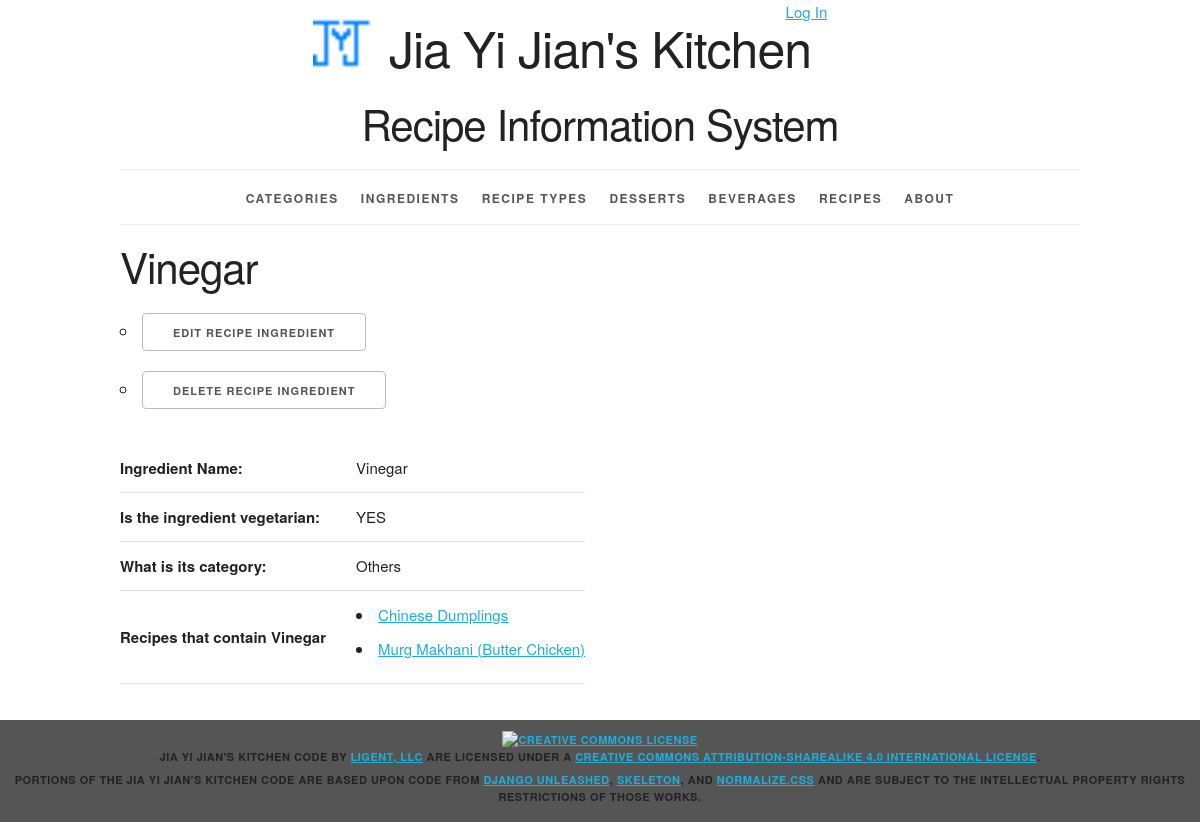
Page /ingredients/207/ on the committed database.
### recipeinfo/models.py (models this page shows, shortened)
class Ingredient(models.Model):
    ingredient_id = models.AutoField(primary_key=True)
    ingredient_name = models.CharField(max_length=45, unique=True)
    is_vegetarian = models.IntegerField()
    category = models.ForeignKey(Category, related_name='ingredients', on_delete=models.PROTECT)
    def get_update_url(self):
        return reverse('recipeinfo_ingredient_update_urlpattern', kwargs={'pk': self.pk})
    def get_delete_url(self):
        return reverse('recipeinfo_ingredient_delete_urlpattern',kwargs={'pk': self.pk})
    class Meta:
        ordering = ['ingredient_name']

class Category(models.Model):
    category_id = models.AutoField(primary_key=True)
    category_name = models.CharField(max_length=45, unique=True)
    def __str__(self):
        return '%s' % self.category_name
    class Meta:
        ordering = ['category_name']

class Recipe_Ingredient(models.Model):
    recipe_ingredient_id = models.AutoField(primary_key=True)
    ingredient = models.ForeignKey(Ingredient, related_name='recipe_ingredients', on_delete=models.PROTECT)
    recipe = models.ForeignKey(Recipe, related_name='recipe_ingredients', on_delete=models.PROTECT)

class Recipe(models.Model):
    recipe_id = models.AutoField(primary_key=True)
    recipe_name = models.CharField(max_length=45)
    recipe_type = models.ForeignKey(Recipe_Type, related_name='recipes', on_delete=models.PROTECT)
    beverage = models.ForeignKey(Beverage, related_name='recipes', on_delete=models.PROTECT)
    dessert = models.ForeignKey(Dessert, related_name='recipes', on_delete=models.PROTECT, null=True)
    def __str__(self):
        return '%s' % (self.recipe_name)
    def get_absolute_url(self):
        return reverse('recipeinfo_recipe_detail_urlpattern', kwargs={'pk': self.pk})
    class Meta:
        ordering = ['recipe_name']
        unique_together = (('recipe_type', 'recipe_name'))

### recipeinfo/views.py (the view)
class IngredientDetail(View):
    def get(self, request, pk):
        ingredient = get_object_or_404(Ingredient, pk=pk)
        recipe_ingredient_list = ingredient.recipe_ingredients.all()
        if ingredient.is_vegetarian == 0:
            is_vegetarian = 'NO'
        else:
            is_vegetarian = 'YES'
        return render(
            request,
            'recipeinfo/ingredient_detail.html',
            {'ingredient': ingredient, 'is_vegetarian': is_vegetarian, 'recipe_ingredient_list': recipe_ingredient_list}
        )

### recipeinfo/templates/recipeinfo/ingredient_detail.html (shortened to what this page needs)
{% extends 'recipeinfo/base.html' %}
{% block content %}
<h2>{{ ingredient.ingredient_name }}</h2>
    <ul>
    <li><a href="{{ ingredient.get_update_url }}"
        class="button">Edit Recipe Ingredient</a> </li>
    <li><a href="{{ ingredient.get_delete_url }}"
        class="button">Delete Recipe Ingredient</a></li>
    </ul>
<section>
    <table>
        <tr>
            <th>Ingredient Name:</th>
            <td>{{ ingredient.ingredient_name }}</td>
        </tr>
        <tr>
            <th>Is the ingredient vegetarian:</th>
            <td>{{ is_vegetarian }}</td>
        </tr>
        <tr>
            <th>What is its category:</th>
            <td>{{ ingredient.category }}</td>
        </tr>
            <th>Recipes that contain {{ ingredient.ingredient_name }}</th>
            <td>{% for ri in recipe_ingredient_list %}
        <li>
            <a href="{{ ri.recipe.get_absolute_url }}">{{ ri.recipe }}</a>
        </li>
        {% empty %}
        <li><em>The ingredient are currently not included in any recipes.</em></li>
        {% endfor %}</td>
    </table>
</section>
{% endblock %}

### recipeinfo/static/recipeinfo/skeleton.css (style rules this page uses)
html { font-size: 62.5%; }
body { font-size: 1.5em; line-height: 1.6; font-weight: 400; font-family: "Raleway", "HelveticaNeue", "Helvetica Neue", Helvetica, Arial, sans-serif; color: #222; }
h1, h2, h3, h4, h5, h6 { margin-top: 0; margin-bottom: 2rem; font-weight: 300; }
h2 { font-size: 3.6rem; line-height: 1.25; letter-spacing: -.1rem; }
@media (min-width: 550px) { h2 { font-size: 4.2rem; } }
a { color: #1EAEDB; }
.button, button, input[type="submit"], input[type="reset"], input[type="button"] { display: inline-block; height: 38px; padding: 0 30px; color: #555; text-align: center; font-size: 11px; font-weight: 600; line-height: 38px; letter-spacing: .1rem; text-transform: uppercase; text-decoration: none; white-space: nowrap; background-color: transparent; border-radius: 4px; border: 1px solid #bbb; cursor: pointer; box-sizing: border-box; }
ul { list-style: circle inside; }
ol, ul { padding-left: 0; margin-top: 0; }
li { margin-bottom: 1rem; }
th, td { padding: 12px 15px; text-align: left; border-bottom: 1px solid #E1E1E1; }
th:first-child, td:first-child { padding-left: 0; }
th:last-child, td:last-child { padding-right: 0; }
button, .button { margin-bottom: 1rem; }
pre, blockquote, dl, figure, table, p, ul, ol, form { margin-bottom: 2.5rem; }

### recipeinfo/static/recipeinfo/style.css (style rules this page uses)
html { height: 100%; background-color: #555; }
body { background-color: white; }

### rows in the picture
Ingredient: ingredient_name "Vinegar", category "Others"
Recipe_Ingredient: recipe "Chinese Dumplings"
Recipe_Ingredient: recipe "Murg Makhani (Butter Chicken)"

### other values in the picture
{{ is_vegetarian }} "YES"
